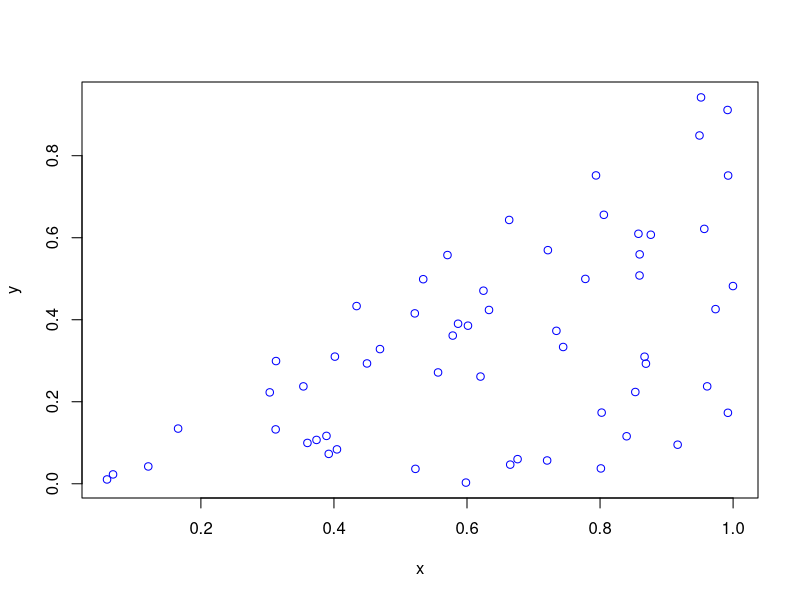
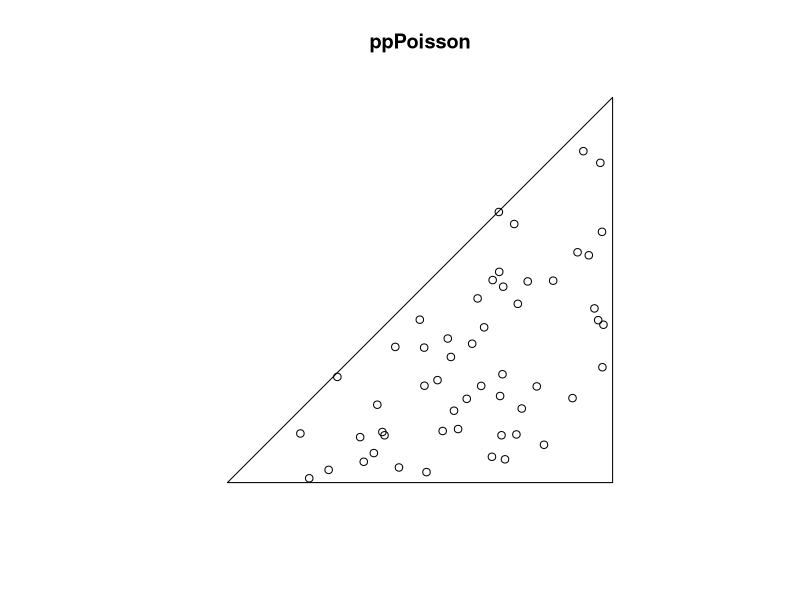

The R source for these figures, in order:
# Simulate a Poisson point process on a triangle.
# Author: H. Paul Keeler, 2018.
# Website: hpaulkeeler.com
# Repository: github.com/hpaulkeeler/posts

#Simulation window parameters -- points A,B,C of a triangle
xA=0;xB=1;xC=1; #x values of three points
yA=0;yB=0;yC=1; #y values of three points

#Point process parameters
lambda=100; #intensity (ie mean density) of the Poisson process

#calculate sides of triangle
a=sqrt((xA-xB)^2+(yA-yB)^2); 
b=sqrt((xB-xC)^2+(yB-yC)^2); 
c=sqrt((xC-xA)^2+(yC-yA)^2); 
s=(a+b+c)/2; #calculate semi-perimeter

#Use Herron's formula to calculate the area of triangle
areaTotal=(1/4)*sqrt( (a+(b+c))*(c-(a-b))*(c+(a-b))*(a+(b-c))); 

#Simulate a Poisson point process
numbPoints=rpois(1,areaTotal*lambda);#Poisson number of points
U=runif(numbPoints);#uniform random variables
V=runif(numbPoints);#uniform random variables

#places points uniformly on triangle
xx=sqrt(U)*xA+sqrt(U)*(1-V)*xB+sqrt(U)*V*xC;#x coordinates of points
yy=sqrt(U)*yA+sqrt(U)*(1-V)*yB+sqrt(U)*V*yC;#y coordinates of points

#Plotting
plot(xx,yy,'p',xlab='x',ylab='y',col='blue');

library("spatstat");
#create triangle window object
windowTriangle=owin(poly=list(x=c(xA,xB,xC), y=c(yA,yB,yC))); 
#create Poisson "point pattern" object
ppPoisson=rpoispp(lambda,win=windowTriangle) 
plot(ppPoisson); #Plot point pattern object
#retrieve x/y values from point pattern object
xx=ppPoisson$x; 
yy=ppPoisson$y;
